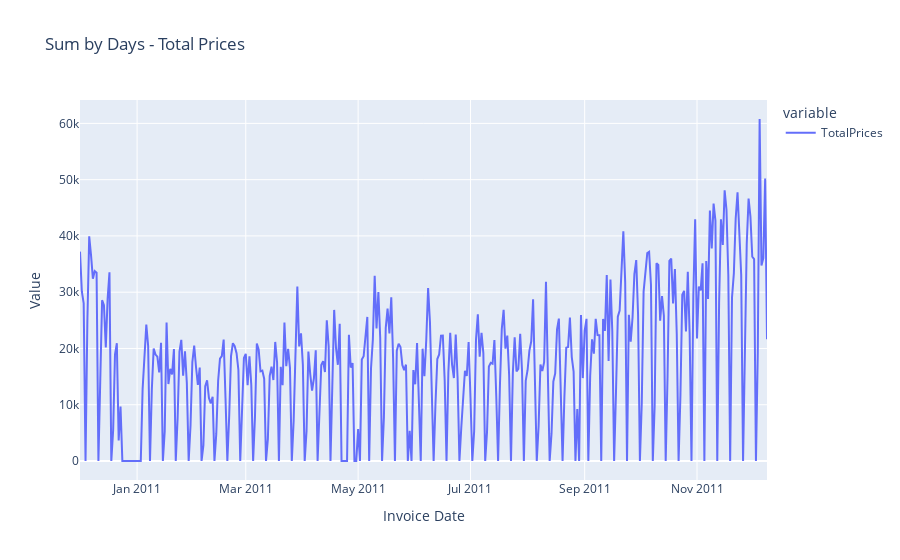

Notebook code cell kept with this figure:
### Markdown cell above
Melakukan visualisasi data dengan plot garis untuk melihat grafik penjualan harian.

### Code cell
import plotly.express as px

# Plot data by day and sum the 'Quantity' and 'TotalPrices' column
sumbyday_dataset = dataset.groupby(pd.Grouper(key='InvoiceDate', freq='D')).sum().reset_index()

# Create the plot
fig = px.line(sumbyday_dataset, x='InvoiceDate', y=['TotalPrices'], title='Sum by Days - Total Prices')

# Add x-axis and y-axis labels
fig.update_layout(xaxis_title='Invoice Date', yaxis_title='Value')

# Display the plot
fig.show()

### Figure 1 — Plotly figure (JSON) as saved in the notebook; plotly's stock layout.template omitted (floating-point values rounded to 4 significant figures; data arrays with more than 128 entries replaced by an {"elided": "..."} marker saying what was removed)
{"data": [{"hovertemplate": "variable=TotalPrices<br>InvoiceDate=%{x}<br>value=%{y}<extra></extra>", "legendgroup": "TotalPrices", "line": {"color": "#636efa", "dash": "solid"}, "marker": {"symbol": "circle"}, "mode": "lines", "name": "TotalPrices", "orientation": "v", "showlegend": true, "type": "scatter", "x": {"elided": "374 str values"}, "xaxis": "x", "y": {"elided": "374 float values"}, "yaxis": "y"}], "layout": {"legend": {"title": {"text": "variable"}, "tracegroupgap": 0}, "title": {"text": "Sum by Days - Total Prices"}, "xaxis": {"anchor": "y", "domain": [0, 1], "title": {"text": "Invoice Date"}}, "yaxis": {"anchor": "x", "domain": [0, 1], "title": {"text": "Value"}}}}
